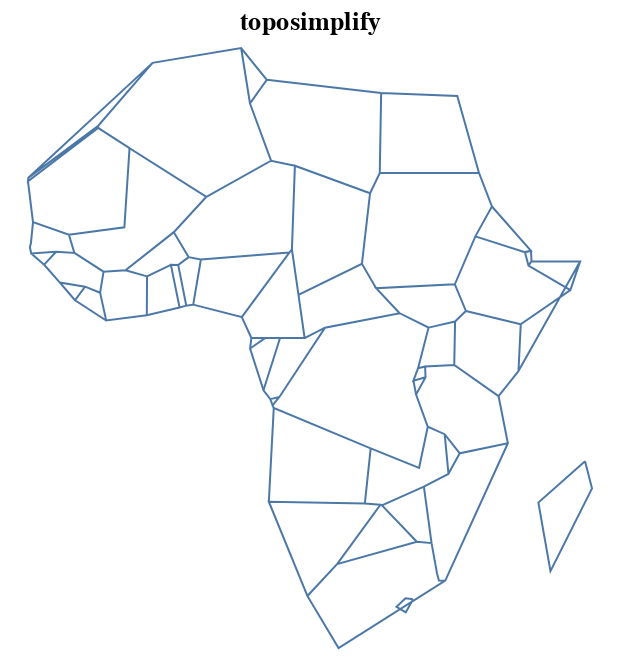

Here is the Vega-Lite specification saved for this chart:
### Vega-Lite specification from a JSON file in a GitHub repository (floating-point values rounded to 4 significant figures; data arrays with more than 128 entries replaced by an {"elided": "..."} marker saying what was removed)
{"background": "transparent", "view": {"fill": "transparent"}, "config": {"view": {"continuousWidth": 400, "continuousHeight": 300}}, "data": {"name": "data-f811bdd03136dc17114694f57567476a", "format": {"mesh": "data", "type": "topojson"}}, "mark": {"type": "geoshape", "filled": false}, "projection": {"reflectY": true, "type": "identity"}, "title": "toposimplify", "width": 300, "$schema": "https://vega.github.io/schema/vega-lite/v4.8.1.json", "datasets": {"data-f811bdd03136dc17114694f57567476a": {"type": "Topology", "objects": {"data": {"geometries": [{"id": "1", "type": "Polygon", "properties": {"continent": "Africa", "gdp_md_est": 150600, "iso_a3": "TZA", "name": "Tanzania", "pop_est": 53950935}, "bbox": [29.34, -11.72, 40.32, -0.95], "arcs": [[-6, 0, -84, -82, -77, -3, -100, -140, -137]]}, {"id": "2", "type": "Polygon", "properties": {"continent": "Africa", "gdp_md_est": 906.5, "iso_a3": "ESH", "name": "W. Sahara", "pop_est": 603253}, "bbox": [-17.06, 21.0, -8.665, 27.66], "arcs": [[-106, -22, 1, -115]]}, {"id": "11", "type": "Polygon", "properties": {"continent": "Africa", "gdp_md_est": 66010, "iso_a3": "COD", "name": "Dem. Rep. Congo", "pop_est": 83301151}, "bbox": [12.18, -13.26, 31.17, 5.256], "arcs": [[2, -81, -96, 3, -93, -67, -63, -144, -138, -142, -101]]}, {"id": "12", "type": "Polygon", "properties": {"continent": "Africa", "gdp_md_est": 4719, "iso_a3": "SOM", "name": "Somalia", "pop_est": 7531386}, "bbox": [40.98, -1.683, 51.13, 12.02], "arcs": [[-7, -126, -133, 4]]}, {"id": "13", "type": "Polygon", "properties": {"continent": "Africa", "gdp_md_est": 152700, "iso_a3": "KEN", "name": "Kenya", "pop_est": 47615739}, "bbox": [33.89, -4.677, 41.86, 5.506], "arcs": [[5, -139, -148, -127, 6, 7]]}, {"id": "14", "type": "Polygon", "properties": {"continent": "Africa", "gdp_md_est": 176300, "iso_a3": "SDN", "name": "Sudan", "pop_est": 37345935}, "bbox": [21.94, 8.229, 38.41, 22], "arcs": [[-66, -10, -119, -117, 8, -112, -128, -146]]}, {"id": "15", "type": "Polygon", "properties": {"continent": "Africa", "gdp_md_est": 30590, "iso_a3": "TCD", "name": "Chad", "pop_est": 12075985}, "bbox": [13.54, 7.422, 23.89, 23.41], "arcs": [[9, -65, -33, -27, -120]]}, {"id": "25", "type": "Polygon", "properties": {"continent": "Africa", "gdp_md_est": 739100, "iso_a3": "ZAF", "name": "South Africa", "pop_est": 54841552}, "bbox": [16.34, -34.82, 32.83, -22.09], "arcs": [[-16, -14, -13, -87, -91, -86, 10], [11]]}, {"id": "26", "type": "Polygon", "properties": {"continent": "Africa", "gdp_md_est": 6019, "iso_a3": "LSO", "name": "Lesotho", "pop_est": 1958042}, "bbox": [27.0, -30.65, 29.33, -28.65], "arcs": [[11]]}, {"id": "48", "type": "Polygon", "properties": {"continent": "Africa", "gdp_md_est": 28330, "iso_a3": "ZWE", "name": "Zimbabwe", "pop_est": 13805084}, "bbox": [25.26, -22.27, 32.85, -15.51], "arcs": [[12, -15, -78, -88]]}, {"id": "49", "type": "Polygon", "properties": {"continent": "Africa", "gdp_md_est": 35900, "iso_a3": "BWA", "name": "Botswana", "pop_est": 2214858}, "bbox": [19.9, -26.83, 29.43, -17.66], "arcs": [[13, -18, -79, 14]]}, {"id": "50", "type": "Polygon", "properties": {"continent": "Africa", "gdp_md_est": 25990, "iso_a3": "NAM", "name": "Namibia", "pop_est": 2484780}, "bbox": [11.73, -29.05, 25.08, -16.94], "arcs": [[15, 16, -98, -80, 17]]}, {"id": "51", "type": "Polygon", "properties": {"continent": "Africa", "gdp_md_est": 39720, "iso_a3": "SEN", "name": "Senegal", "pop_est": 14668522}, "bbox": [-17.63, 12.33, -11.47, 16.6], "arcs": [[18, -24, -21, -44, -48, 19, -103]]}, {"id": "52", "type": "Polygon", "properties": {"continent": "Africa", "gdp_md_est": 38090, "iso_a3": "MLI", "name": "Mali", "pop_est": 17885245}, "bbox": [-12.17, 10.1, 4.27, 24.97], "arcs": [[20, -23, -110, -29, -57, -41, -45]]}, {"id": "53", "type": "Polygon", "properties": {"continent": "Africa", "gdp_md_est": 16710, "iso_a3": "MRT", "name": "Mauritania", "pop_est": 3758571}, "bbox": [-17.06, 14.62, -4.923, 27.4], "arcs": [[21, -111, 22, 23, 24]]}, {"id": "54", "type": "Polygon", "properties": {"continent": "Africa", "gdp_md_est": 24310, "iso_a3": "BEN", "name": "Benin", "pop_est": 11038805}, "bbox": [0.7723, 6.142, 3.797, 12.24], "arcs": [[25, -37, -59, -28, -30]]}, {"id": "55", "type": "Polygon", "properties": {"continent": "Africa", "gdp_md_est": 20150, "iso_a3": "NER", "name": "Niger", "pop_est": 19245344}, "bbox": [0.2956, 11.66, 15.9, 23.47], "arcs": [[26, -36, -31, 27, -58, 28, -109, -121]]}, {"id": "56", "type": "Polygon", "properties": {"continent": "Africa", "gdp_md_est": 1089000, "iso_a3": "NGA", "name": "Nigeria", "pop_est": 190632261}, "bbox": [2.692, 4.241, 14.58, 13.87], "arcs": [[29, 30, -35, 31]]}, {"id": "57", "type": "Polygon", "properties": {"continent": "Africa", "gdp_md_est": 77240, "iso_a3": "CMR", "name": "Cameroon", "pop_est": 24994885}, "bbox": [8.489, 1.728, 16.01, 12.86], "arcs": [[32, -64, -69, -71, -74, 33, 34, 35]]}, {"id": "58", "type": "Polygon", "properties": {"continent": "Africa", "gdp_md_est": 11610, "iso_a3": "TGO", "name": "Togo", "pop_est": 7965055}, "bbox": [-0.04978, 5.929, 1.865, 11.02], "arcs": [[36, 37, -39, -60]]}, {"id": "59", "type": "Polygon", "properties": {"continent": "Africa", "gdp_md_est": 120800, "iso_a3": "GHA", "name": "Ghana", "pop_est": 27499924}, "bbox": [-3.244, 4.71, 1.06, 11.1], "arcs": [[38, 39, -42, -61]]}, {"id": "60", "type": "Polygon", "properties": {"continent": "Africa", "gdp_md_est": 87120, "iso_a3": "CIV", "name": "Côte d'Ivoire", "pop_est": 24184810}, "bbox": [-8.603, 4.338, -2.562, 10.52], "arcs": [[40, -62, 41, 42, -51, -46]]}, {"id": "61", "type": "Polygon", "properties": {"continent": "Africa", "gdp_md_est": 16080, "iso_a3": "GIN", "name": "Guinea", "pop_est": 12413867}, "bbox": [-15.13, 7.309, -7.832, 12.59], "arcs": [[43, 44, 45, -53, -54, 46, -49]]}, {"id": "62", "type": "Polygon", "properties": {"continent": "Africa", "gdp_md_est": 2851, "iso_a3": "GNB", "name": "Guinea-Bissau", "pop_est": 1792338}, "bbox": [-16.68, 11.04, -13.7, 12.63], "arcs": [[47, 48, 49]]}, {"id": "63", "type": "Polygon", "properties": {"continent": "Africa", "gdp_md_est": 3881, "iso_a3": "LBR", "name": "Liberia", "pop_est": 4689021}, "bbox": [-11.44, 4.356, -7.54, 8.541], "arcs": [[50, 51, -55, 52]]}, {"id": "64", "type": "Polygon", "properties": {"continent": "Africa", "gdp_md_est": 10640, "iso_a3": "SLE", "name": "Sierra Leone", "pop_est": 6163195}, "bbox": [-13.25, 6.786, -10.23, 10.05], "arcs": [[53, 54, 55]]}, {"id": "65", "type": "Polygon", "properties": {"continent": "Africa", "gdp_md_est": 32990, "iso_a3": "BFA", "name": "Burkina Faso", "pop_est": 20107509}, "bbox": [-5.471, 9.611, 2.177, 15.12], "arcs": [[56, 57, 58, 59, 60, 61]]}, {"id": "66", "type": "Polygon", "properties": {"continent": "Africa", "gdp_md_est": 3206, "iso_a3": "CAF", "name": "Central African Rep.", "pop_est": 5625118}, "bbox": [14.46, 2.268, 27.37, 11.14], "arcs": [[62, -70, 63, 64, 65, -145]]}, {"id": "67", "type": "Polygon", "properties": {"continent": "Africa", "gdp_md_est": 30270, "iso_a3": "COG", "name": "Congo", "pop_est": 4954674}, "bbox": [11.09, -5.038, 18.45, 3.728], "arcs": [[66, -95, 67, -72, 68, 69]]}, {"id": "68", "type": "Polygon", "properties": {"continent": "Africa", "gdp_md_est": 35980, "iso_a3": "GAB", "name": "Gabon", "pop_est": 1772255}, "bbox": [8.798, -3.979, 14.43, 2.327], "arcs": [[70, 71, 72, -75]]}, {"id": "69", "type": "Polygon", "properties": {"continent": "Africa", "gdp_md_est": 31770, "iso_a3": "GNQ", "name": "Eq. Guinea", "pop_est": 778358}, "bbox": [9.306, 1.01, 11.29, 2.284], "arcs": [[73, 74, 75]]}, {"id": "70", "type": "Polygon", "properties": {"continent": "Africa", "gdp_md_est": 65170, "iso_a3": "ZMB", "name": "Zambia", "pop_est": 15972000}, "bbox": [21.89, -17.96, 33.49, -8.238], "arcs": [[76, -83, -89, 77, 78, 79, -97, 80]]}, {"id": "71", "type": "Polygon", "properties": {"continent": "Africa", "gdp_md_est": 21200, "iso_a3": "MWI", "name": "Malawi", "pop_est": 19196246}, "bbox": [32.69, -16.8, 35.77, -9.231], "arcs": [[81, -90, 82]]}, {"id": "72", "type": "Polygon", "properties": {"continent": "Africa", "gdp_md_est": 35010, "iso_a3": "MOZ", "name": "Mozambique", "pop_est": 26573706}, "bbox": [30.18, -26.74, 40.78, -10.32], "arcs": [[83, 84, 85, -92, 86, 87, 88, 89]]}, {"id": "73", "type": "Polygon", "properties": {"continent": "Africa", "gdp_md_est": 11060, "iso_a3": "SWZ", "name": "eSwatini", "pop_est": 1467152}, "bbox": [30.68, -27.29, 32.07, -25.66], "arcs": [[90, 91]]}, {"id": "74", "type": "MultiPolygon", "properties": {"continent": "Africa", "gdp_md_est": 189000, "iso_a3": "AGO", "name": "Angola", "pop_est": 29310273}, "bbox": [11.64, -17.93, 24.08, -4.438], "arcs": [[[92, 93, 94]], [[95, 96, 97, 98]]]}, {"id": "75", "type": "Polygon", "properties": {"continent": "Africa", "gdp_md_est": 7892, "iso_a3": "BDI", "name": "Burundi", "pop_est": 11466756}, "bbox": [29.02, -4.5, 30.75, -2.348], "arcs": [[99, 100, -141]]}, {"id": "78", "type": "Polygon", "properties": {"continent": "Africa", "gdp_md_est": 36860, "iso_a3": "MDG", "name": "Madagascar", "pop_est": 25054161}, "bbox": [43.25, -25.6, 50.48, -12.04], "arcs": [[101]]}, {"id": "80", "type": "Polygon", "properties": {"continent": "Africa", "gdp_md_est": 3387, "iso_a3": "GMB", "name": "Gambia", "pop_est": 2051363}, "bbox": [-16.84, 13.13, -13.84, 13.88], "arcs": [[102, 103]]}, {"id": "81", "type": "Polygon", "properties": {"continent": "Africa", "gdp_md_est": 130800, "iso_a3": "TUN", "name": "Tunisia", "pop_est": 11403800}, "bbox": [7.524, 30.31, 11.49, 37.35], "arcs": [[-108, 104, -123]]}, {"id": "82", "type": "Polygon", "properties": {"continent": "Africa", "gdp_md_est": 609400, "iso_a3": "DZA", "name": "Algeria", "pop_est": 40969443}, "bbox": [-8.684, 19.06, 12.0, 37.12], "arcs": [[105, -114, 106, 107, -122, 108, 109, 110]]}, {"id": "154", "type": "Polygon", "properties": {"continent": "Africa", "gdp_md_est": 9169, "iso_a3": "ERI", "name": "Eritrea", "pop_est": 5918919}, "bbox": [36.32, 12.46, 43.08, 18.0], "arcs": [[111, 112, -130, -129]]}, {"id": "162", "type": "Polygon", "properties": {"continent": "Africa", "gdp_md_est": 282800, "iso_a3": "MAR", "name": "Morocco", "pop_est": 33986655}, "bbox": [-17.02, 21.42, -1.125, 35.76], "arcs": [[113, 114, 115]]}, {"id": "163", "type": "Polygon", "properties": {"continent": "Africa", "gdp_md_est": 1105000, "iso_a3": "EGY", "name": "Egypt", "pop_est": 97041072}, "bbox": [24.7, 22, 36.87, 31.59], "arcs": [[116, -125, 117]]}, {"id": "164", "type": "Polygon", "properties": {"continent": "Africa", "gdp_md_est": 90890, "iso_a3": "LBY", "name": "Libya", "pop_est": 6653210}, "bbox": [9.319, 19.58, 25.16, 33.14], "arcs": [[118, 119, 120, 121, 122, 123, 124]]}, {"id": "165", "type": "Polygon", "properties": {"continent": "Africa", "gdp_md_est": 174700, "iso_a3": "ETH", "name": "Ethiopia", "pop_est": 105350020}, "bbox": [32.95, 3.422, 47.79, 14.96], "arcs": [[125, 126, -147, 127, 128, -132, -134]]}, {"id": "166", "type": "Polygon", "properties": {"continent": "Africa", "gdp_md_est": 3345, "iso_a3": "DJI", "name": "Djibouti", "pop_est": 865267}, "bbox": [41.66, 10.93, 43.32, 12.7], "arcs": [[129, 130, -135, 131]]}, {"id": "167", "type": "Polygon", "properties": {"continent": "Africa", "gdp_md_est": 12250, "iso_a3": "-99", "name": "Somaliland", "pop_est": 3500000}, "bbox": [42.56, 7.997, 48.95, 11.46], "arcs": [[132, 133, 134, 135]]}, {"id": "168", "type": "Polygon", "properties": {"continent": "Africa", "gdp_md_est": 84930, "iso_a3": "UGA", "name": "Uganda", "pop_est": 39570125}, "bbox": [29.58, -1.443, 35.04, 4.25], "arcs": [[136, -143, 137, -149, 138]]}, {"id": "169", "type": "Polygon", "properties": {"continent": "Africa", "gdp_md_est": 21970, "iso_a3": "RWA", "name": "Rwanda", "pop_est": 11901484}, "bbox": [29.02, -2.918, 30.82, -1.135], "arcs": [[139, 140, 141, 142]]}, {"id": "176", "type": "Polygon", "properties": {"continent": "Africa", "gdp_md_est": 20880, "iso_a3": "SSD", "name": "S. Sudan", "pop_est": 13026129}, "bbox": [23.89, 3.509, 35.3, 12.25], "arcs": [[143, 144, 145, 146, 147, 148]]}], "type": "GeometryCollection"}}, "bbox": [-17.63, -34.82, 51.13, 37.35], "transform": {"scale": [6.876e-05, 7.217e-05], "translate": [-17.63, -34.82]}, "arcs": {"elided": "149 rows, 616 int values in total"}}}}
